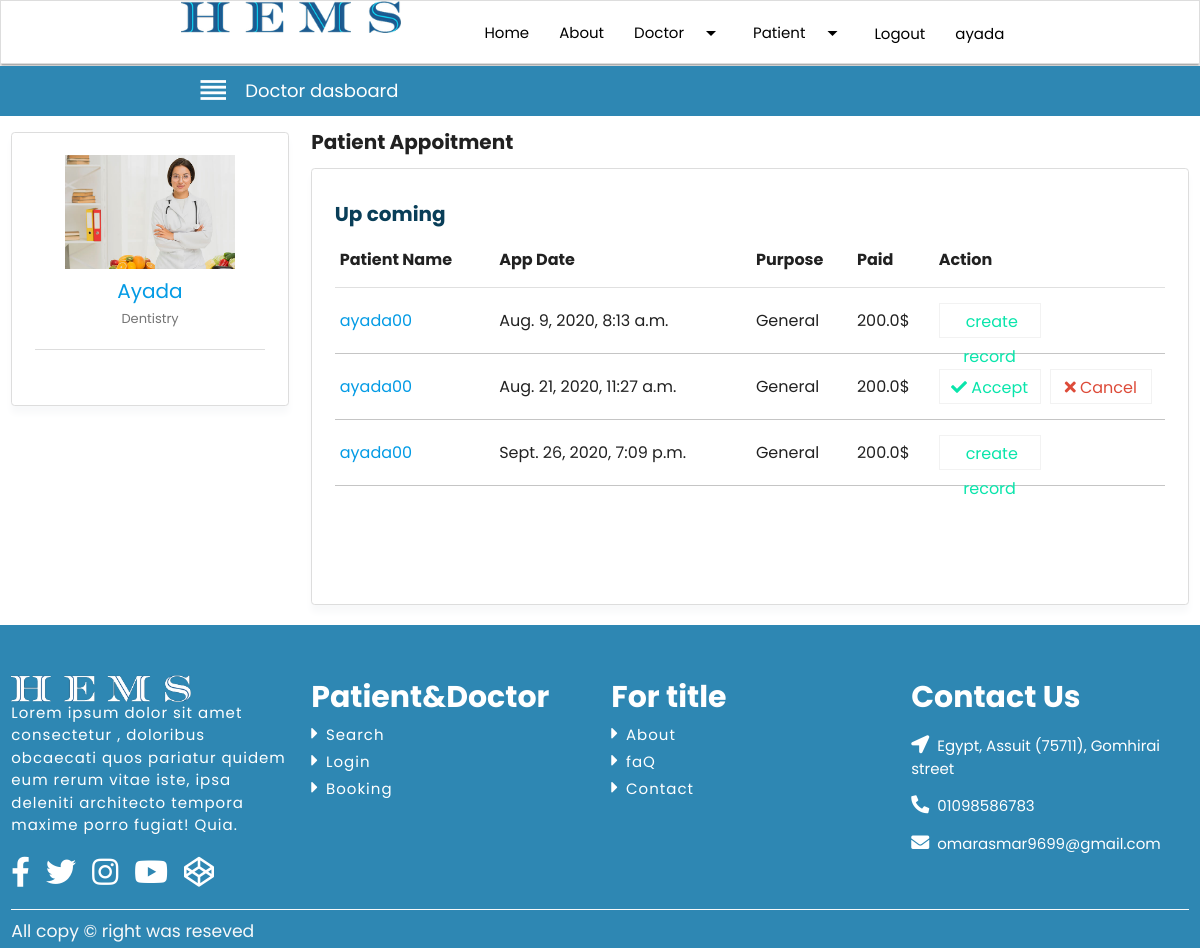
Page /doctor-dashboard/ (signed in) on the committed database.
### account/models.py (models this page shows, shortened)
class Doctor(models.Model):
    img = models.ImageField(upload_to='doctors', null=True)
    bio = models.TextField( default='',null=True, max_length=5000)
    user = models.OneToOneField(User, on_delete=models.CASCADE, primary_key=True)
    age = models.IntegerField(default=22)
    doctor_name = models.CharField(max_length=120, verbose_name='اسم الدكتور')
    doctor_specialization = models.CharField(choices=SPECIALIZATION_CHOICES, max_length=50, verbose_name='التخصص')
    price = models.FloatField(verbose_name='سعر الكشف', default=0)
    National_ID = models.CharField(max_length=14, verbose_name='الرقم القومى',unique=True)
    phone = models.CharField(max_length=11, verbose_name='رقم الهاتف')
    address = models.CharField(max_length=120, verbose_name='عنوان المستخدم')
    gender = models.CharField(choices=GENDER_CHOICES, max_length=1, verbose_name='الجنس')
    tags = models.TextField(max_length=500, null='True', default='')
    youtube = models.CharField(max_length=300, default='')
    facebook = models.CharField(max_length=300, default='')
    twitter = models.CharField(max_length=300, default='')
    instagram = models.CharField(max_length=300, default='')
    linkedin = models.CharField(max_length=300, default='')

class Appointment(models.Model):
    appointment_date = models.DateTimeField()
    appointment_update = models.DateTimeField(auto_now=True)
    doctor = models.ForeignKey(Doctor, on_delete=models.CASCADE)
    patient = models.ForeignKey(Patient, on_delete=models.CASCADE)
    approve = models. BooleanField(default=False)

class Patient(models.Model):
    img = models.ImageField(upload_to='patient', null=True)
    user = models.OneToOneField(User, on_delete=models.CASCADE, primary_key=True)
    age = models.IntegerField(default=22)
    patient_name = models.CharField(max_length=120, verbose_name='اسم المريض بالكامل')
    patient_birthday = models.DateTimeField(verbose_name='تاريخ الميلاد')
    doctor = models.ForeignKey(Doctor, on_delete=models.CASCADE, null=True)
    National_ID = models.CharField(max_length=14, verbose_name='الرقم القومى',unique=True)
    phone = models.CharField(max_length=11, verbose_name='رقم الهاتف')
    address = models.CharField(max_length=120, verbose_name='عنوان المستخدم')
    gender = models.CharField(choices=GENDER_CHOICES, max_length=1, verbose_name='الجنس')
    doctor_specialization = models.CharField(choices=SPECIALIZATION_CHOICES, max_length=50, verbose_name='التخصص', null=True)
    blood_group = models.CharField(max_length=10, default='A+')

### account/views.py (the view)
@login_required(login_url='login')
def doctor_dashboard(request):
    try:
        doctor = m.Doctor.objects.get(user=request.user)
        appointment = m.Appointment.objects.filter(doctor=doctor)
        return render(request, 'account/doctor-dashboard.html', {'doctor': doctor, 'appointments': appointment})
    except:
        return redirect('index')

### account/templates/account/doctor-dashboard.html (shortened to what this page needs)
{% extends 'account/base.html' %}
{% load static %}
{% block content %}
    <div class="nav-patient-dashboard">
      <div class="container">
        <div class="row">
          <div class="col s12">
            <a href="#" data-target="slide-out" class="sidenav-trigger nav-icon-d"><i class="material-icons">reorder</i></a>
            <span class="label-p-dashboard">Doctor dasboard</span>
          </div>
        </div>
      </div>
    </div>
  <div class="patient-profile">
    <div class="row">
      <div class="col s12 l3 theiaStickySidebar">
        <div class="p-profile center">
          <div class="p-pic">
            <img class="d-dashboard-pic"{%if doctor.img%}src = "{{doctor.img.url}}" {%else%}src="{% static 'images/doctor/doctor-06.jpg'%}"{%endif%} alt=""><br>
            <h6 class="p-name"><a href="./doctor-profile.html">{{doctor.doctor_name}}</a></h6>
            <span class="d-profile-p">{{doctor.doctor_specialization}} </span>
          </div>
        </div>
      </div>
      <div class="col s12 l9">
        <h6 class="d-dashboard-app-label">Patient Appoitment</h6>
        <div class="p-appoitment p-prescription">
          <div class="p-appoitment-label">
            <h6>Up coming</h6>
            <div class="p-appoitment-info d-dashpoard-app">
              <table class="highlight">
                <thead>
                  <tr>
                      <th>Patient Name</th>
                      <th>App Date</th>
                      <th>Purpose</th>
                      <th>Paid</th>
                      <th>Action</th>
                  </tr>
                </thead>
                {% for appointment in appointments%}
                <tbody>
                  <tr>
                    <td><a href="{% url 'patient_profile' appointment.patient.pk%}">{{appointment.patient.patient_name}}</a></td>
                    <td>{{appointment.appointment_date}}</td>
                    <td>General</td>
                    <td>{{appointment.doctor.price}}$</td>
                    <td>
                      {% if appointment.approve%}
                      <a class="action-app" href="{% url 'created_record' appointment.pk%}"> create record</a>
                      {%else%}
                      <a class="action-app" href="{{appointment.id}}/t"><i class="fas fa-check"></i> Accept</a>
                      <a class="action-app" href="{{appointment.id}}/f"><i class="fas fa-times"></i> Cancel</a>
                      {%endif%}
                    </td>
                  </tr>
                </tbody>
                {% endfor %}
              </table>
            </div>
          </div>
        </div>
      </div>
    </div>
  </div>
 {% endblock content%}

### account/templates/account/base.html (shortened to what this page needs)
{% load static %}
<html lang="en">
<head>
  <link rel="stylesheet" href="{% static 'css/materialize.min.css' %}">
  <link rel="stylesheet" href="{% static 'css/slick.css' %}">
  <link rel="stylesheet" href="{% static 'css/slick-theme.css' %}">
  <link rel="stylesheet" href="{% static 'css/all.min.css' %}">
  <link rel="stylesheet" href="{% static 'css/style.css' %}">
   <link rel="stylesheet" href="{% static 'css/jquery.tagsinput.css'%}">
   <link  href="{%static 'css/picker.css'%}" rel="stylesheet">
<link rel="stylesheet" href="https://maxcdn.bootstrapcdn.com/bootstrap/3.3.7/css/bootstrap-theme.min.css">
</head>
<body>
  <nav>
    <div class="container">
      <div class="nav-wrapper">
        <a href="{%url 'index' %}" class="brand-logo"><img src="{%static 'images/logo.png'%}" alt=""></a>
        <ul class="right hide-on-med-and-down">
          <li><a href="{%url 'index' %}">Home</a></li>
          <li><a href="">About</a></li>
          <li><a class="dropdown-trigger" href="#" data-target="dropdown1">Doctor<i class="material-icons right">arrow_drop_down</i></a></li>
          <li><a class="dropdown-trigger" href="#" data-target="dropdown2">Patient<i class="material-icons right">arrow_drop_down</i></a></li>
          {% if request.user.is_authenticated%}
          <li class="nav-item">
            <a class="nav-link waves-effect" href="{% url 'logout'%}">
              <span class="clearfix  d-sm-inline-block "> Logout </span>
            </a>
          </li>
          <li class ='nav-item'>
            <a class="nav-link waves-effect" href="{% url 'profile' user.id %}">
              <span class="clearfix  d-sm-inline-block ">{{ user.get_username }}</span>
            </a>
          </li>
          {% else %}
          <li class="nav-item">
            <a class="nav-link waves-effect" href="{% url 'login'%}">
              <span class="clearfix  d-sm-inline-block "> Login </span>
            </a>
          </li>
          {% endif%}
        </ul>
      </div>
    </div>
  </nav>
  {%block content%}
  {%endblock content%}
  <div class="footer">
    <div class="row">
      <div class="col m12 l3">
        <div class="footer-header"><img src="{%static 'images/footer-logo.png'%}" alt=""></div>
        <div class="footer-descreption">
          <p class="descre">Lorem ipsum dolor sit amet consectetur , doloribus obcaecati quos pariatur quidem eum rerum vitae iste, ipsa deleniti architecto tempora maxime porro fugiat! Quia.</p>
          <div class="footer-follow">
            <ul class="follow-icon">
              <li><a href="#"><i class=""><i class="fab fa-facebook-f"></i></i></a></li>
              <li><a href="#"><i class=""><i class="fab fa-twitter"></i></i></a></li>
              <li><a href="#"><i class=""><i class="fab fa-instagram"></i></i></a></li>
              <li><a href="#"><i class=""><i class="fab fa-youtube"></i></i></a></li>
              <li><a href="#"><i class=""><i class="fab fa-codepen"></i></i></a></li>
            </ul>
          </div>
        </div>
      </div>
      <div class="col s12 m6 l3">
        <div class="footer-header">
          Patient&Doctor
        </div>
        <ul class="footer-pient-doctor">
          <li><a href="./search-doctor.html">Search</a></li>
          <li><a href="{%url 'login' %}">Login</a></li>
          <li><a href="./doctor-profile.html">Booking</a></li>
        </ul>
      </div>
      <div class="col s12 m6 l3">
        <div class="footer-header">
          For title
        </div>
        <ul class="footer-pient-doctor">
          <li><a href="#">About</a></li>
          <li><a href="#">faQ</a></li>
          <li><a href="#">Contact</a></li>
        </ul>
      </div>
      <div class="col m12 l3">
        <div class="footer-header">
          Contact Us
        </div>
        <ul class="footer-contact">
          <li><i class="fas fa-location-arrow"></i><span>Egypt, Assuit (75711), Gomhirai street</span></li>
          <li><i class="fas fa-phone-alt"></i><span>01098586783</span></li>
          <li><i class="fas fa-envelope"></i><span>omarasmar9699@gmail.com</span></li>
        </ul>
      </div>
    </div>
    <div class="row">
      <div class="col s12">
        <div class="copy-right">
          <h6>All copy &copy; right was reseved </h6>
        </div>
      </div>
    </div>
  </div>
</body>
</html>

### static/css/style.css (style rules this page uses)
* { padding: 0; margin: 0; box-sizing: border-box; font-family: "Poppins",sans-serif; }
nav { background-color: #fff; border: 1px solid #DDD; transition: all 1s ease; }
nav a { color: #000 !important; outline: 0; }
nav a img { width: 220px; }
.footer { background-color: #2e87b3; padding-top: 40px; }
.footer .row { margin-bottom: 0 !important; }
.footer .footer-header { font-size: 30px; font-weight: bold; color: #fff; margin-top: 10px; }
.footer .footer-header img { width: 180px; }
.footer .footer-descreption { color: #fff; letter-spacing: 1px; }
.footer .follow-icon { list-style-type: none; }
.footer .follow-icon li { float: left; margin-right: 15px; }
.footer .follow-icon li a i { color: #fff; font-size: 30px; margin-top: 20px; transition: all .5s ease; }
.footer .footer-pient-doctor { list-style-type: none; }
.footer .footer-pient-doctor li a { color: #fff; font-size: 15px; letter-spacing: 1px; }
.footer .footer-pient-doctor li { transition: all .6s ease; width: 25%; }
.footer .footer-pient-doctor li:before { font-family: "Font Awesome 5 Free"; font-weight: 900; content: "\f0da"; font-size: 18px; margin-right: 8px; margin-top: 3px; color: #fff; }
.footer .footer-contact { list-style-type: none; }
.footer .footer-contact i { color: #fff; font-size: 18px; margin-right: 8px; }
.footer .footer-contact li { color: #fff; margin-top: 15px; }
.copy-right { margin-top: 20px; border-top: 1px solid #F8F9FA; }
.copy-right h6 { color: #F8F9FA; }
.doctor-appitment-data .appoitment, .doctor-education, .docotor-comment, .p-profile { padding: 1.5rem; border: 1px solid #DDD; box-shadow: 0 .5rem .5rem #F8F9FA; border-radius: .25rem; background-color: #fff; box-sizing: border-box; margin-top: 15px; padding-bottom: 55px; }
.patient-profile .p-profile .p-pic img { width: 35%; border-radius: 50%; }
.patient-profile .p-profile .p-pic { border-bottom: 1px solid #DDD; padding-bottom: 20px; }
.patient-profile .p-profile h6 { text-transform: capitalize; font-size: 20px; }
.phone, .user-gender, .blood, .p-appoitment { padding: 1.5rem; border: 1px solid #DDD; box-shadow: 0 .5rem .5rem #F8F9FA; border-radius: .25rem; background-color: #fff; box-sizing: border-box; margin-top: 15px; }
.p-appoitment .p-appoitment-info { height: 290px; overflow-y: scroll; }
.p-appoitment .p-appoitment-label h6 { font-size: 20px; font-weight: bold; color: #093e58; }
.p-appoitment .p-appoitment-info .action-app { display: inline-block; text-align: center; line-height: 35px; width: 46%; margin-right: 5px; height: 35px; background-color: transparent; border: 1px solid rgba(221, 221, 221, 0.383);; color: #dd4b39; cursor: pointer; }
.nav-patient-dashboard { background-color: #2E87B3; height: 50px; line-height: 50px; overflow: hidden; width: 100%; }
.nav-patient-dashboard .nav-icon-d { float: left; }
.nav-patient-dashboard a.sidenav-trigger i { font-size: 34px; padding: 5px; border-radius: 5px; margin-top: 2px; color: #fff; }
.nav-patient-dashboard .label-p-dashboard { color: #FFF; font-size: large; margin-left: 10px; }
.d-dashboard-app-label { font-size: 20px; margin-top: 15px !important; font-weight: bold; }
.d-dashpoard-app { height: 350px !important ; overflow-y: scroll; }
.p-appoitment .d-dashpoard-app .action-app:first-of-type { color: #09e5ab; }
.patient-profile .d-profile-p { font-size: 13px !important; color: #757575; }
.patient-profile img.d-dashboard-pic { border-radius: 0 !important; width: 170px !important; }

### static/css/picker.css (style rules this page uses)
:root { --gray: #999; --blue: #0074d9; --color: #333; --background-color: #fff; --border: 1px solid #eee; }

### rows in the picture
Doctor: doctor_name "Ayada", doctor_specialization "Dentistry"
Appointment: patient.patient_name "ayada00", appointment_date "Aug. 9, 2020, 8:13 a.m.", doctor.price "200.0", approve "create record"
Appointment: patient.patient_name "ayada00", appointment_date "Aug. 21, 2020, 11:27 a.m.", doctor.price "200.0"
Appointment: patient.patient_name "ayada00", appointment_date "Sept. 26, 2020, 7:09 p.m.", doctor.price "200.0", approve "create record"

### other values in the picture
{{ user.get_username }} "ayada"
